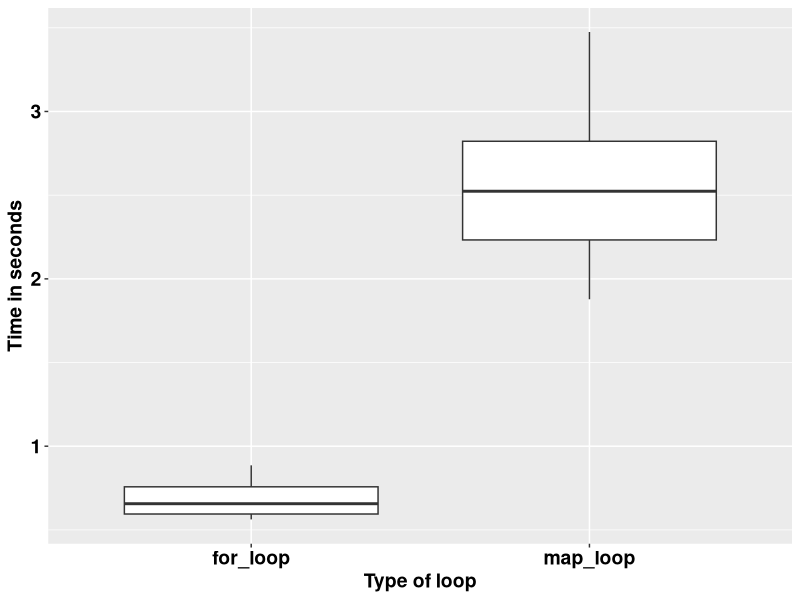

This figure's R source:
## ---- chunk 1
knitr::opts_chunk$set(echo = TRUE)
## ---- chunk 2
square <- function(a) a**2
square(3)
## ---- chunk 3
square <- function(b){
  b**2
}
square(3)
## ---- chunk 4
square <- function(c){
  product <- c**2
  return(product)
}
square(3)
## ---- chunk 5
square <- function(d){
  product <- d**2
  print(product)
}
square(5)
## ---- chunk 6
square <- function(e){
  product <- e**2
  (product)
}
square(9)
## ---- chunk 7
square <- function(f){
  product <- f**2
  show(product)
}
square(9)
## ---- chunk 8
square_root <- function(b){
  product <- b^0.5
  return(product/2)
}
square_root(9)
## ---- chunk 9
square_root
## ---- chunk 10
square(-10:10)
## ---- chunk 11
square_root(c(-26, 1:15, 158))
## ---- chunk 12
m <- list(12, 18, 345)
square_root(m[[2]])
## ---- chunk 13
rescale <- function(x){
  m <- mean(x)
  s <- sd(x)
  (x - m) / s
}
rescale(c(-52, 58, 46, 99))
## ---- chunk 14
rescale <- function(x, only_translate){
  m <- mean(x)
  translated <- x - m
  if (only_translate) return(translated)
  s <- sd(x)
  translated / s
}

rescale(x = 1:6, only_translate = TRUE)
## ---- chunk 15
rescale <- function(x, only_translate){
  m <- mean(x)
  translated <- x - m
  if (only_translate) return(translated)
  s <- sd(x)
  translated / s
}

rescale(x = 1:4, only_translate = FALSE)
## ---- chunk 16
rescale(only_translate = TRUE, x = 1:4)
## ---- chunk 17
rescale(x = 1:4, TRUE)
rescale(TRUE, x = 1:4)
rescale(1:4, only_translate = T)
rescale(only_translate = T, 1:4)
## ---- chunk 18
rescale(1:4, o = T)
rescale(o = T, 1:4)
## ---- chunk 19
rescale <- function(x, only_translate = FALSE){
  m <- mean(x)
  translated <- x - m
  if(only_translate) return(translated)
  s <- sd(x)
  translated / s
}
## ---- chunk 20
rescale(1:4) # This runs with only_translate being taken as FALSE by default.
## ---- chunk 21
rescale <- function(x, ...){
  m <- mean(x, ...)
  s <- sd(x, ...)
  (x - m) / s
}

rescale(1:4)
## ---- chunk 22
x <- c(NA, 1:3)
rescale(x)
## ---- chunk 23
x <- c(NA, 1:3)
rescale(x, na.rm = TRUE)
## ---- chunk 24
some_function <- function(x) x
other_function <- function(x, ...) x
# some_function(1:4, foo = "bar") # This does not run because there was no allowance.
other_function(1:4, foo = "bar")

## ---- chunk 25
f <- function(...) list(...)
g <- function(x, y, ...) f(...)
g(x = 1, y = 2, z = 3, w = 4)
## ---- chunk 26
compare_rasters <- function(x) {
  if (sum(x > 0.5, na.rm = TRUE) > 7) {
    return(1)
  } else {
    return(0)
  }
  
}
## ---- chunk 27
library(tidyverse)
volumes <- rnorm(1000000)

for_loop <- vector()

for (k in 1:20) {
  for_loop[k] <- system.time(for (i in 1:length(volumes)) {
    2.3 * volumes[i] ^ 9
  })
}

map_loop <- vector()
for (j in 1:20) {
  map_loop[j] <- system.time(map_vec(volumes, \(x) 2.3 * x ^ 9))
}
## ---- chunk 28
data.frame(for_loop = for_loop, map_loop = map_loop) %>% 
  gather(key = "key", value = "value") %>% 
  ggplot(aes(key, value)) +
  geom_boxplot() +
  labs(x = "Type of loop",
       y = "Time in seconds") +
  theme(text = element_text(size = 14, face = "bold", colour = "black")) +
  theme(axis.text = element_text(size = 14, face = "bold", colour = "black"))
